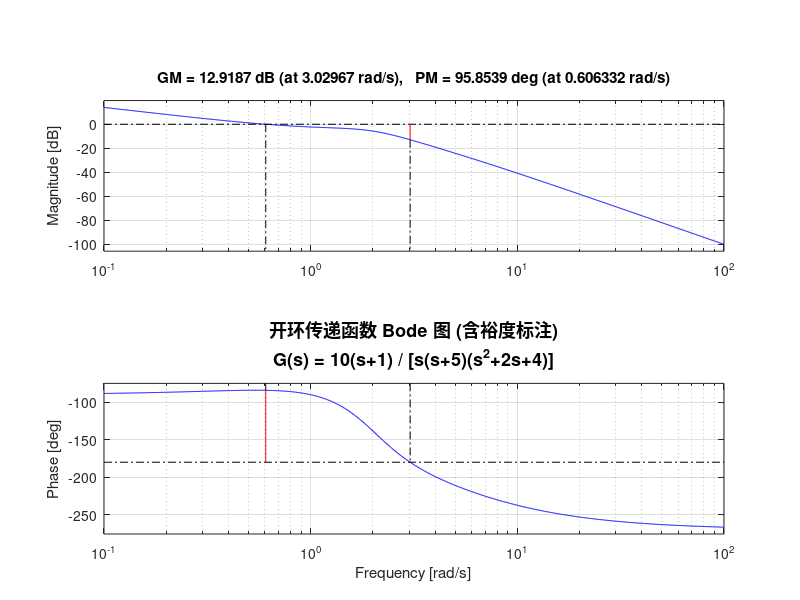
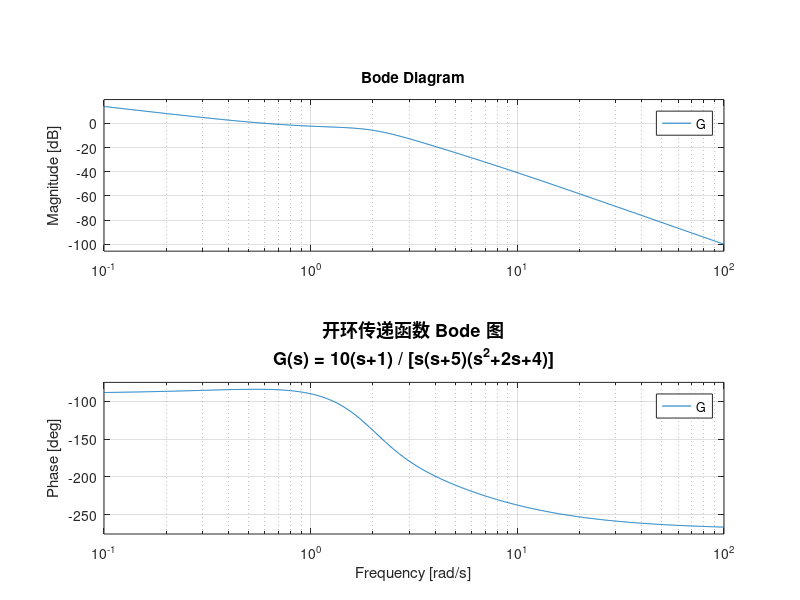

Here is the MATLAB script that generated these plots, in order:
%% 复合开环传递函数 Bode 图绘制
%  G(s) = 10(s+1) / [s(s+5)(s^2+2s+4)]
%  分子阶数 m=1, 分母阶数 n=4
%
%  典型环节分解:
%    比例环节:   K = 10
%    一阶微分:   (s+1)          零点 s = -1
%    积分环节:   1/s            极点 s = 0
%    惯性环节:   1/(s+5)        极点 s = -5
%    振荡环节:   1/(s^2+2s+4)   极点 s = -1±j√3  (ωn=2, ζ=0.5)
%
%  作者: Claude (Anthropic)
%  日期: 2026-05-22



%% 1. 定义各典型环节
s = tf('s');

K  = 10;                        % 比例环节
G1 = s + 1;                     % 一阶微分环节
G2 = 1/s;                       % 积分环节
G3 = 1/(s + 5);                 % 惯性环节
G4 = 1/(s^2 + 2*s + 4);        % 振荡环节 (wn=2, zeta=0.5)

%% 2. 复合开环传递函数
G = K * G1 * G2 * G3 * G4;

fprintf('========== 开环传递函数 ==========\n');
G

fprintf('========== 零点 ==========\n');
disp(zero(G));
fprintf('========== 极点 ==========\n');
disp(pole(G));

%% 3. 计算稳定裕度
[Gm, Pm, Wcg, Wcp] = margin(G);
fprintf('\n========== 稳定裕度 ==========\n');
fprintf('增益裕度 Gm = %.2f dB  (在 ωcg = %.2f rad/s)\n', 20*log10(Gm), Wcg);
fprintf('相角裕度 Pm = %.2f°    (在 ωcp = %.2f rad/s)\n', Pm, Wcp);

%% 4. 绘制 Bode 图 (含增益裕度和相角裕度标注)
figure('Position', [100 100 900 600], 'Color', 'w');
margin(G);
grid on;
title({'开环传递函数 Bode 图 (含裕度标注)'; ...
       'G(s) = 10(s+1) / [s(s+5)(s^2+2s+4)]'}, 'FontSize', 13);

%% 5. 单独的 Bode 图 (无裕度标注)
figure('Position', [100 100 900 600], 'Color', 'w');
bode(G);
grid on;
title({'开环传递函数 Bode 图'; ...
       'G(s) = 10(s+1) / [s(s+5)(s^2+2s+4)]'}, 'FontSize', 13);
